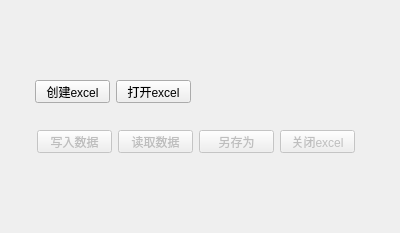
<?xml version="1.0" encoding="UTF-8"?>
<ui version="4.0">
 <class>Test1</class>
 <widget class="QWidget" name="Test1">
  <property name="geometry">
   <rect>
    <x>0</x>
    <y>0</y>
    <width>400</width>
    <height>233</height>
   </rect>
  </property>
  <property name="windowTitle">
   <string>Form</string>
  </property>
  <widget class="QPushButton" name="but_init">
   <property name="geometry">
    <rect>
     <x>35</x>
     <y>80</y>
     <width>75</width>
     <height>23</height>
    </rect>
   </property>
   <property name="text">
    <string>创建excel</string>
   </property>
  </widget>
  <widget class="QPushButton" name="but_open">
   <property name="geometry">
    <rect>
     <x>116</x>
     <y>80</y>
     <width>75</width>
     <height>23</height>
    </rect>
   </property>
   <property name="text">
    <string>打开excel</string>
   </property>
  </widget>
  <widget class="QPushButton" name="but_write">
   <property name="enabled">
    <bool>false</bool>
   </property>
   <property name="geometry">
    <rect>
     <x>37</x>
     <y>130</y>
     <width>75</width>
     <height>23</height>
    </rect>
   </property>
   <property name="text">
    <string>写入数据</string>
   </property>
  </widget>
  <widget class="QPushButton" name="but_recv">
   <property name="enabled">
    <bool>false</bool>
   </property>
   <property name="geometry">
    <rect>
     <x>118</x>
     <y>130</y>
     <width>75</width>
     <height>23</height>
    </rect>
   </property>
   <property name="text">
    <string>读取数据</string>
   </property>
  </widget>
  <widget class="QPushButton" name="but_saveAs">
   <property name="enabled">
    <bool>false</bool>
   </property>
   <property name="geometry">
    <rect>
     <x>199</x>
     <y>130</y>
     <width>75</width>
     <height>23</height>
    </rect>
   </property>
   <property name="text">
    <string>另存为</string>
   </property>
  </widget>
  <widget class="QPushButton" name="but_close">
   <property name="enabled">
    <bool>false</bool>
   </property>
   <property name="geometry">
    <rect>
     <x>280</x>
     <y>130</y>
     <width>75</width>
     <height>23</height>
    </rect>
   </property>
   <property name="text">
    <string>关闭excel</string>
   </property>
  </widget>
 </widget>
 <resources/>
 <connections/>
</ui>
